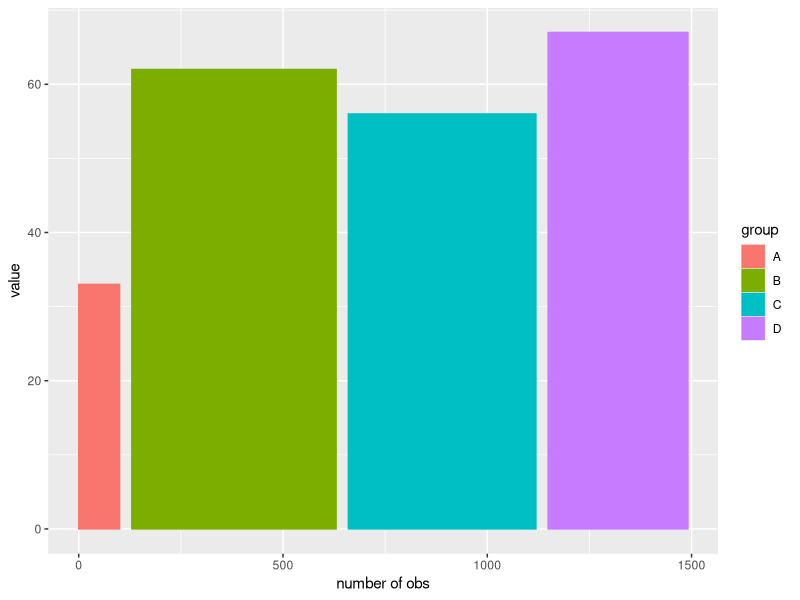

The R source for this figure:
#81 BARPLOT WITH VARIABLE WIDTH
library(ggplot2)

# make data
data=data.frame(group=c("A ","B ","C ","D ") , value=c(33,62,56,67) , number_of_obs=c(100,500,459,342))

# Calculate the future positions on the x axis of each bar (left border, central position, right border)
data$right=cumsum(data$number_of_obs) + 30*c(0:(nrow(data)-1))
data$left=data$right - data$number_of_obs 

# Plot
ggplot(data, aes(ymin = 0)) + 
  geom_rect(aes(xmin = left, xmax = right, ymax = value, colour = group, fill = group)) +
  xlab("number of obs") + ylab("value")
